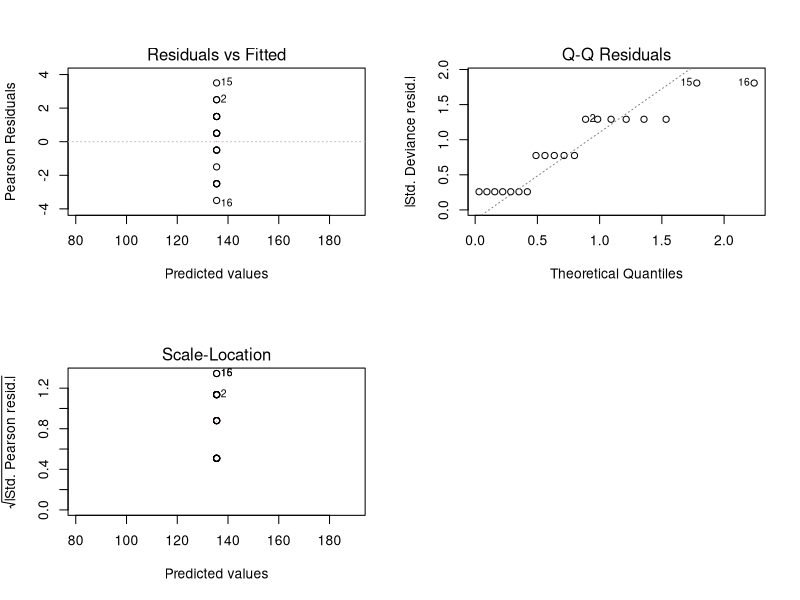
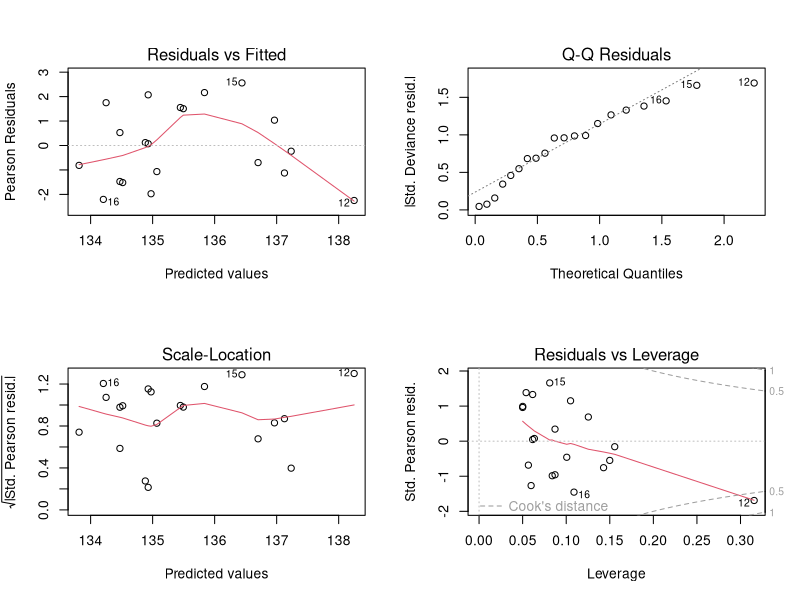
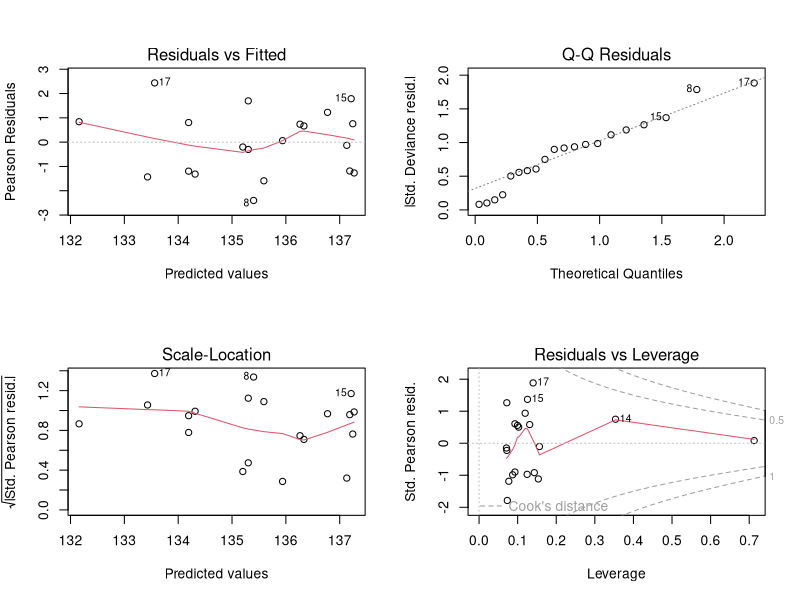
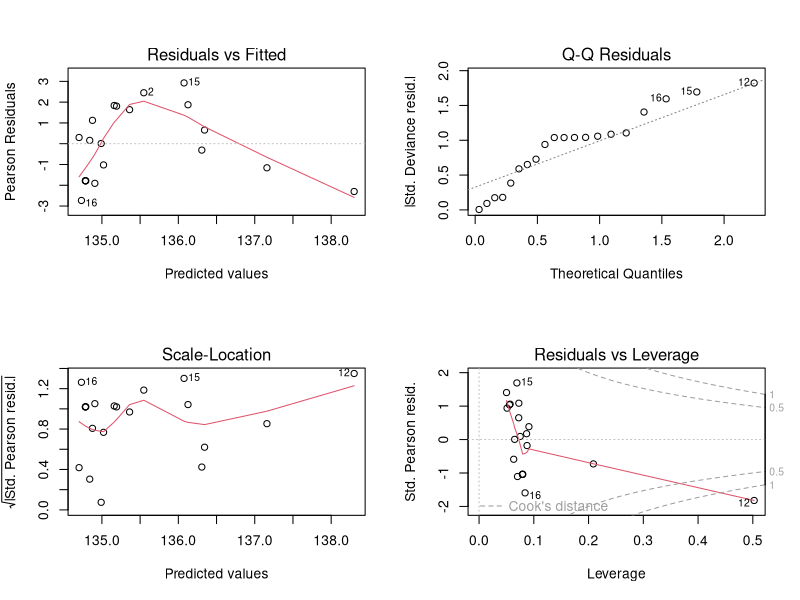
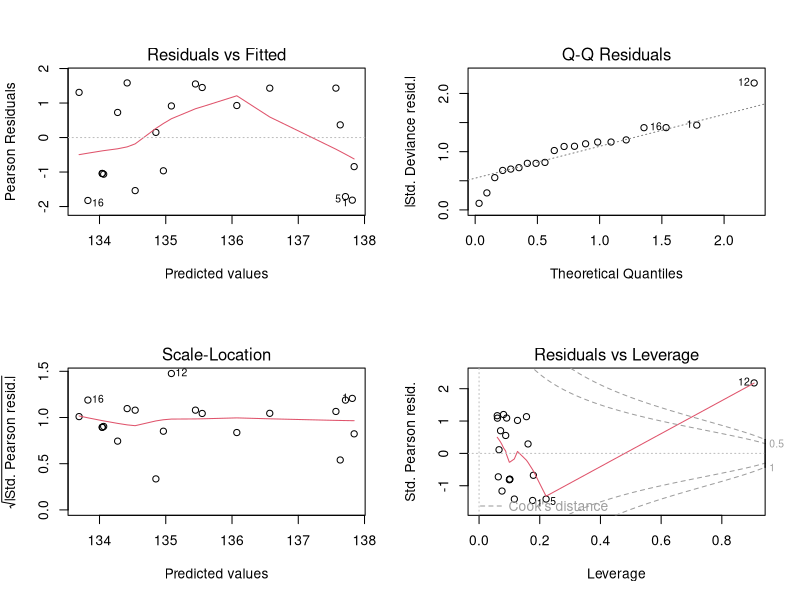
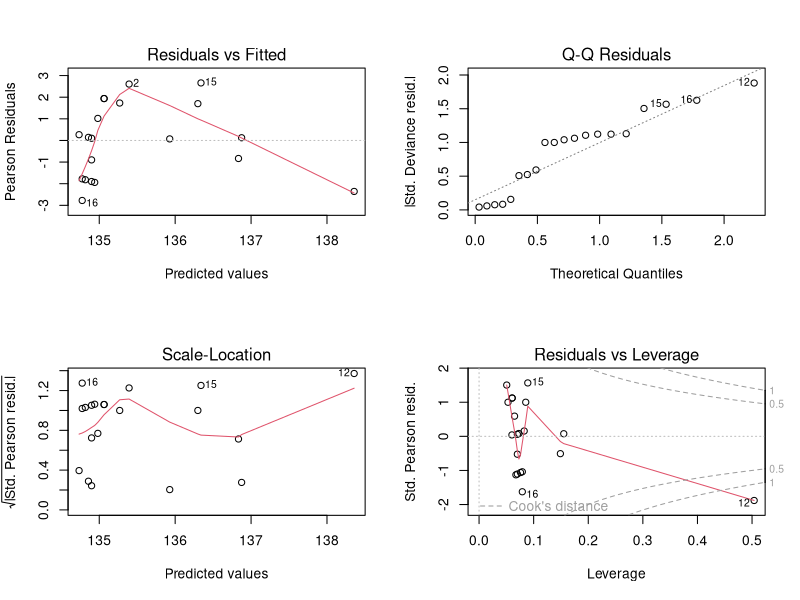
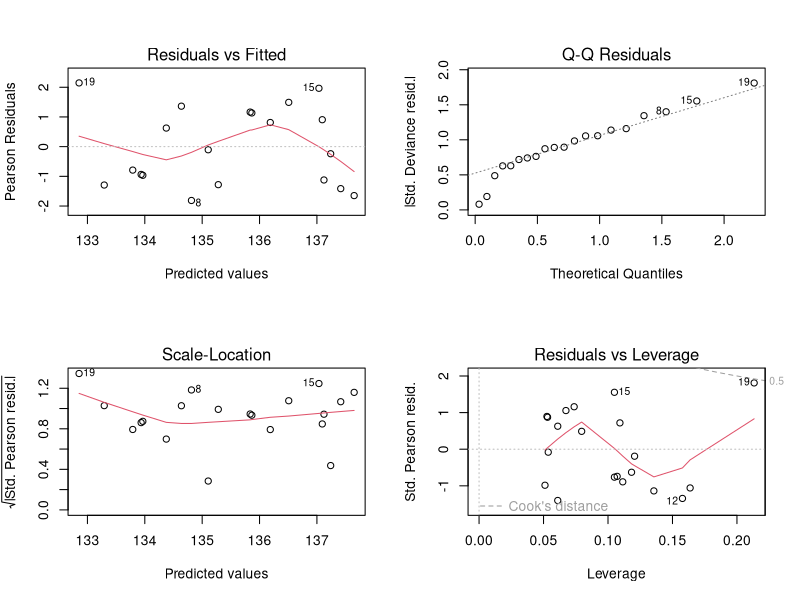
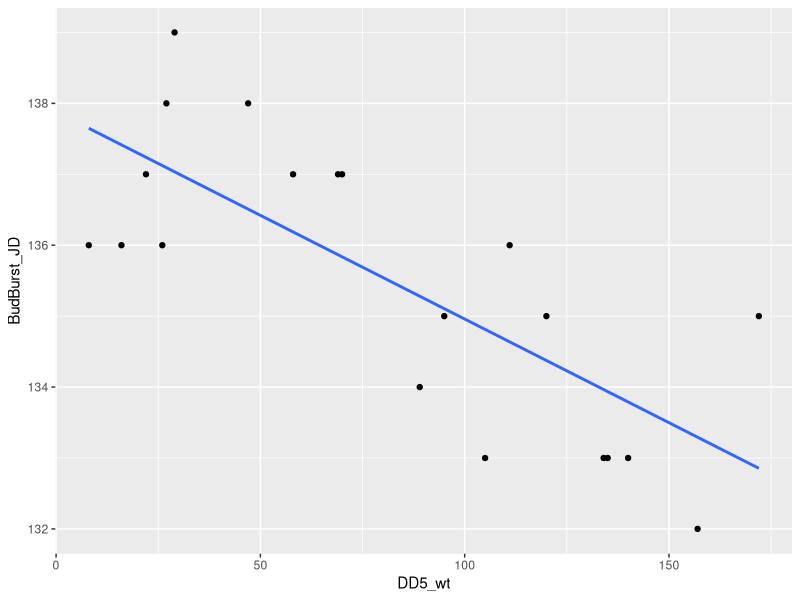

These figures' R source, in order:
# Analysis of black walnut Wright spring data
# VERSION 2
# author: Mary McCafferty

#load libraries
library(ggplot2)
library(boot)

#read in the data
bw.clim = read.csv("BlackWalnutWright_withClimate.csv")
#variable of interest: leafOutDate_May

# test site
tests = read.csv("BW_AllTestSites_Normal_1951_1980SY.csv")
#isolate the test climate data for VT
bw.me = tests[2,]

# look at correlation matrix
cor_spring = bw.clim[names(bw.clim) %in% c("leafOutDate_May", "daylength_diff", "DD_0_wt", "DD_0_sp", 
                                          "DD5_sp", "DD5_wt", "MAT", "MWMT", "MCMT", "TD", "MAP", "bFFP")]
pearson_cor_spring = cor(cor_spring, method = "pearson")
spearman_cor_spring = cor(cor_spring, method = "spearman")


bw.clim$BudBurst_JD = bw.clim$leafOutDate_May + 30+31+29+31

par(mfrow= c(2,2))
# the null model
model.null = glm(BudBurst_JD ~ 1, data = bw.clim)
summary(model.null)
plot(model.null)
tss = sum((bw.clim$BudBurst_JD - mean(bw.clim$BudBurst_JD))^2);n = nrow(bw.clim)

# daylength
model.day = glm(BudBurst_JD ~ daylength_diff, data = bw.clim)
summary(model.day)
plot(model.day)
# daylength strong, maybe quad
model.day2 = glm(BudBurst_JD ~ daylength_diff + I(daylength_diff^2), data = bw.clim)
summary(model.day2)
plot(model.day2)
#quadratic term significant
#pretty good start, some repeat vals
rss = sum(model.day2$residuals^2); r2 = 1-rss/tss
p = length(coef(model.day2))-1
r2.day = 1 - (1 - r2) * ((n-1) / (n-p-1))


#dd_0_wt
model.dd0wt = glm(BudBurst_JD ~ DD_0_wt, data = bw.clim)
summary(model.dd0wt)
plot(model.dd0wt)
# lot of repeat vals, quad
model.dd0wt2 = glm(BudBurst_JD ~ DD_0_wt + I(DD_0_wt^2), data = bw.clim)
summary(model.dd0wt2)
plot(model.dd0wt2)
#pretty good but residuals still not great
rss = sum(model.dd0wt2$residuals^2); r2 = 1-rss/tss
p = length(coef(model.dd0wt2))-1
r2.dd0wt = 1 - (1 - r2) * ((n-1) / (n-p-1))

#dd_0_sp
model.dd0sp = glm(BudBurst_JD ~ DD_0_sp, data = bw.clim)
summary(model.dd0sp)
plot(model.dd0sp)
# too many rep values
rss = sum(model.dd0sp$residuals^2); r2 = 1-rss/tss
p = length(coef(model.dd0sp))-1
r2.dd0sp = 1 - (1 - r2) * ((n-1) / (n-p-1))


#dd5_wt
model.dd5wt = glm(BudBurst_JD ~ DD5_wt, data = bw.clim)
summary(model.dd5wt)
plot(model.dd5wt)
# very good
ggplot(data = bw.clim, aes(DD5_wt, BudBurst_JD))+
  geom_point()+geom_smooth(method = 'lm', se=F, formula = y~x)
rss = sum(model.dd5wt$residuals^2); r2 = 1-rss/tss
p = length(coef(model.dd5wt))-1
r2.dd5wt = 1 - (1 - r2) * ((n-1) / (n-p-1))

#dd5_sp
model.dd5sp = glm(BudBurst_JD ~ DD5_sp, data = bw.clim)
summary(model.dd5sp)
plot(model.dd5sp)
# okay
rss = sum(model.dd5sp$residuals^2); r2 = 1-rss/tss
p = length(coef(model.dd5sp))-1
r2.dd5sp = 1 - (1 - r2) * ((n-1) / (n-p-1))

#MAT
model.mat = glm(BudBurst_JD ~ MAT, data = bw.clim)
summary(model.mat)
plot(model.mat)
# okay

model.mat2 = glm(BudBurst_JD ~ MAT + I(MAT^2), data = bw.clim)
summary(model.mat2)
plot(model.mat2)
#okay again, quad not sig
rss = sum(model.mat$residuals^2); r2 = 1-rss/tss
p = length(coef(model.mat))-1
r2.mat = 1 - (1 - r2) * ((n-1) / (n-p-1))

#MCMT
model.mcmt = glm(BudBurst_JD ~ MCMT, data = bw.clim)
summary(model.mcmt)
plot(model.mcmt)
# okay

model.mcmt2 = glm(BudBurst_JD ~ MCMT + I(MCMT^2), data = bw.clim)
summary(model.mcmt2)
plot(model.mcmt2)
# pretty good
rss = sum(model.mcmt2$residuals^2); r2 = 1-rss/tss
p = length(coef(model.mcmt2))-1
r2.mcmt = 1 - (1 - r2) * ((n-1) / (n-p-1))

#MWMT
model.mwmt = glm(BudBurst_JD ~ MWMT, data = bw.clim)
summary(model.mwmt)
plot(model.mwmt)
# not sig
rss = sum(model.mwmt$residuals^2); r2 = 1-rss/tss
p = length(coef(model.mwmt))-1
r2.mwmt = 1 - (1 - r2) * ((n-1) / (n-p-1))

#TD
model.td = glm(BudBurst_JD ~ TD, data = bw.clim)
summary(model.td)
plot(model.td)
# okay, not the best residuals

model.td2 = glm(BudBurst_JD ~ TD + I(TD^2), data = bw.clim)
summary(model.td2)
plot(model.td2)
#quadratic term not significant
ggplot(data=bw.clim, aes(TD, BudBurst_JD))+
  geom_point()+geom_smooth(se=F, method='lm')
rss = sum(model.td$residuals^2); r2 = 1-rss/tss
p = length(coef(model.td))-1
r2.td = 1 - (1 - r2) * ((n-1) / (n-p-1))

#MAP
model.map = glm(BudBurst_JD ~ MAP, data = bw.clim)
summary(model.map)
plot(model.map)
# okay
model.map2 = glm(BudBurst_JD ~ MAP + I(MAT^2), data = bw.clim)
summary(model.map2)
plot(model.map2)
#not good residuals
rss = sum(model.map$residuals^2); r2 = 1-rss/tss
p = length(coef(model.map))-1
r2.map = 1 - (1 - r2) * ((n-1) / (n-p-1))

#bFFP
model.bffp = glm(BudBurst_JD ~ bFFP, data = bw.clim)
summary(model.bffp)
plot(model.bffp)
rss = sum(model.bffp$residuals^2); r2 = 1-rss/tss
p = length(coef(model.bffp))-1
r2.bffp = 1 - (1 - r2) * ((n-1) / (n-p-1))


#winter temperature
anova(model.null, model.day2, model.dd0wt2, model.dd0sp, model.dd5wt, model.dd5sp, model.mat, model.mcmt2, model.mwmt, model.td, model.map, model.bffp)
aics = AIC(model.null, model.day2, model.dd0wt2, model.dd0sp, model.dd5wt, model.dd5sp, model.mat, model.mcmt2, model.mwmt, model.td, model.map, model.bffp)
adj.r2s = c(0, r2.day, r2.dd0wt, r2.dd0sp, r2.dd5wt, r2.dd5sp, r2.mat, r2.mcmt, r2.mwmt, r2.map, r2.td, r2.bffp)


results = cbind(aics, adj.r2s)
results

#save the results
write.csv(results, "BlackWalnutWrightSpringResults.csv")



#run cross validation to assess best model
models = list(model.null, model.day2, model.dd0wt2, model.dd0sp, model.dd5wt, model.dd5sp, model.mat, model.mcmt2, model.mwmt, model.td, model.map, model.bffp)
set.seed(12022025)
cv.error = rep(0, 12)
for (i in 1:length(models)){
  cv.error[i] = cv.glm(bw.clim, models[[i]])$delta[2]
}
# DD5_wt, DD_0_wt or MCMT
ggplot(data = bw.clim, aes(DD_0_wt, BudBurst_JD))+
  geom_point()+geom_smooth(method = 'lm', se=F, formula = y~I(1/x))
summary(model.dd0wt2)
plot(model.dd0wt2)

ggplot(data = bw.clim, aes(DD5_wt, BudBurst_JD))+
  geom_point()+geom_smooth(method = 'lm', se=F, formula = y~x)
summary(model.dd5wt)
plot(model.dd5sp)

ggplot(data = bw.clim, aes(MCMT, BudBurst_JD))+
  geom_point()+geom_smooth(method = 'lm', se=F, formula = y~x + I(x^2))
summary(model.mcmt2)
plot(model.mcmt2)

#calculate the r^2
rss = sum(model.mcmt2$residuals^2)
tss = sum((bw.clim$BudBurst_JD - mean(bw.clim$BudBurst_JD))^2)
r2 = 1-rss/tss
n = nrow(bw.clim)
p = length(coef(model.mcmt2))-1
adj.r2 = 1 - (1 - r2) * ((n-1) / (n-p-1))
adj.r2

# MCMT is best model
